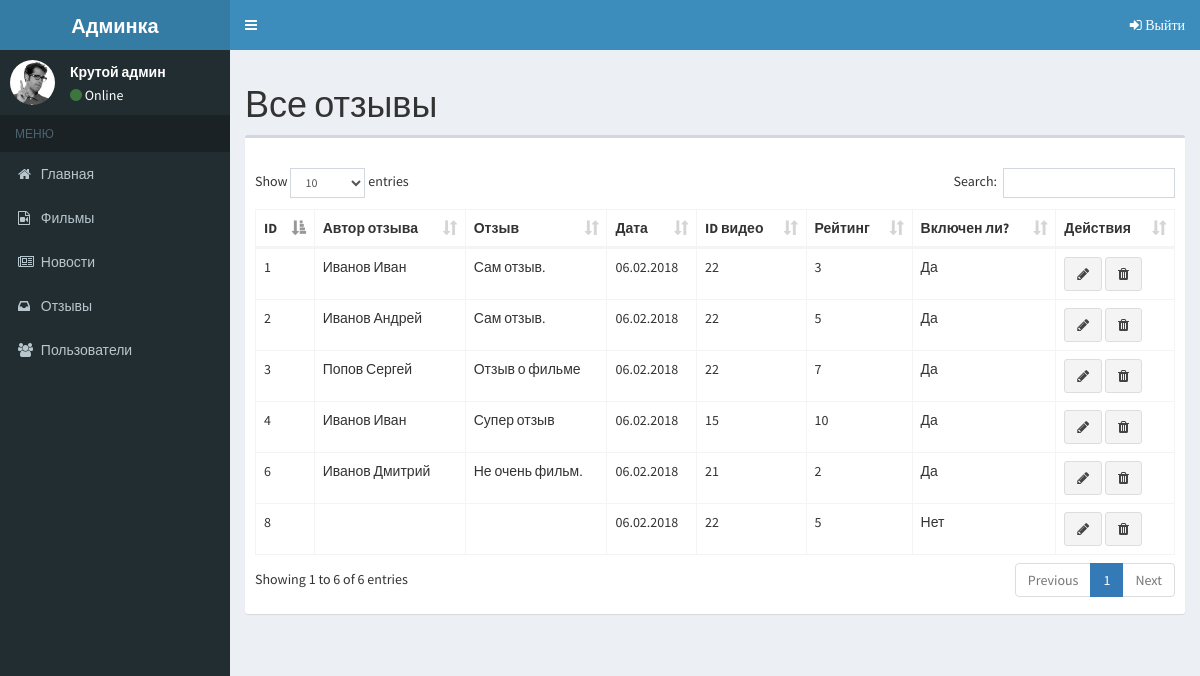
/admin/reviews (signed in), run on the app's committed database.
### tables this page shows
CREATE TABLE IF NOT EXISTS `reviews` (
  `id` int(11) NOT NULL,
  `name` varchar(255) NOT NULL,
  `content` text NOT NULL,
  `date` varchar(255) NOT NULL,
  `video_id` int(11) NOT NULL,
  `rating` int(11) NOT NULL DEFAULT '0',
  `is_work` int(11) NOT NULL DEFAULT '0'
);

### controllers/admin.php (called while the page is built, shortened)
<?php
include __DIR__ . '/../models/review.php';
function reviews()
{
	$reviews = getAllReviews();
	display('admin_reviews', ['reviews' => $reviews], 'admin');
}

### index.php (called while the page is built, shortened)
<?php
require_once __DIR__ . '/components/model.php';
$url = trim($_SERVER['REQUEST_URI'], '/');
run($url);

### components/model.php (called while the page is built, shortened)
<?php
function connect()
{
	if (!$link) {
		$link = mysqli_connect("127.0.0.1", "root", "", "kinomonster");
	}
	return $link;
}
function query($sql)
{
	$link = connect();
	$queryResult = [];
	if ($result = mysqli_query($link, $sql)) {
		$queryResult = mysqli_fetch_all($result, MYSQLI_ASSOC);
	}
	return $queryResult;
}

### models/review.php (called while the page is built, shortened)
<?php
function getAllReviews()
{
	return query("SELECT * FROM reviews ORDER BY id DESC");
}

### pages/admin_reviews.php (the view)
<h1>Все отзывы</h1>
<div class="row">
  <div class="col-xs-12">
    <div class="box">
      <div class="box-header">
      </div>
      <div class="box-body">
        <table id="example2" class="table table-bordered table-hover">
          <thead>
          <tr>
            <th>ID</th>
            <th>Автор отзыва</th>
            <th>Отзыв</th>
            <th>Дата</th>
            <th>ID видео</th>
            <th>Рейтинг</th>
            <th>Включен ли?</th>
            <th>Действия</th>
          </tr>
          </thead>
          <tbody>
          <?php foreach($reviews as $review): ?>
          <tr>
            <td><?= $review['id']; ?></td>
            <td><?= $review['name']; ?></td>
            <td><?= $review['content']; ?></td>
            <td><?= $review['date']; ?></td>
            <td><?= $review['video_id']; ?></td>
            <td><?= $review['rating']; ?></td>
            <td><?php echo $review['is_work'] ? 'Да' : 'Нет'; ?></td>
            <td>
              <a href="/admin/reviews_change/<?= $review['id']; ?>" class="btn btn-default" title="Редактировать"><i class="fa fa-pencil"></i></a>
              <a href="/admin/reviews_delete/<?= $review['id']; ?>" class="btn btn-default" title="Удалить"><i class="fa fa-trash"></i></a>
            </td>
          </tr>
          <?php endforeach; ?>
          </tbody>
        </table>
      </div>
    </div>
  </div>
</div>

### data on the page
reviews: id "8", date "06.02.2018", video "22", rating "5", is_work "Нет"
reviews: id "6", name "Иванов Дмитрий", content "Не очень фильм.", date "06.02.2018", video "21", rating "2", is_work "Да"
reviews: id "4", name "Иванов Иван", content "Супер отзыв", date "06.02.2018", video "15", rating "10", is_work "Да"
reviews: id "3", name "Попов Сергей", content "Отзыв о фильме", date "06.02.2018", video "22", rating "7", is_work "Да"
reviews: id "2", name "Иванов Андрей", content "Сам отзыв.", date "06.02.2018", video "22", rating "5", is_work "Да"
reviews: id "1", name "Иванов Иван", content "Сам отзыв.", date "06.02.2018", video "22", rating "3", is_work "Да"
